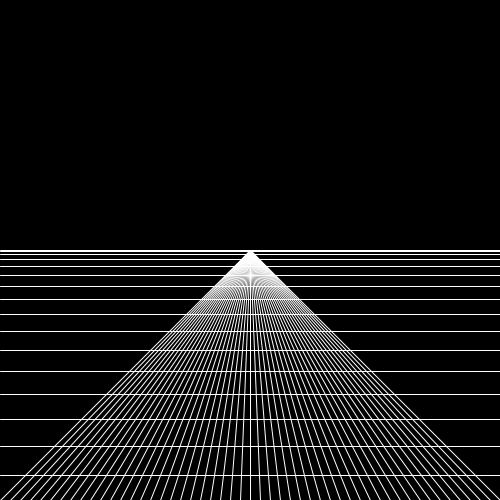
Frame 1 (no input)
Frame 60 (the mouse pressed at the canvas centre just before this capture): identical to frame 1, image omitted
Frame 120 (the mouse held since frame 60 and released just before this capture): identical to frame 1, image omitted

The Processing sketch that drew this single still picture (run headless with seeded random() and noise(); from frame 60 on, the mouse is pressed at the canvas centre):

// Processing sketch: LinesAndLoops
// ── LinesAndLoops.pde
void setup()
{
  size(500, 500);
  
  centX = width / 2;
  centY = height / 2;
  smooth();
}

int centX;
int centY;

void draw()
{
  background(0);
  stroke(255);
  /*
  int x = 50;
  while (x <= 300)
  {
    line(x, 50, x, 150);
    x += 50;
  }
  */
  
  for (int x = 0 ; x <= width ; x += 10)
  {
    line(x, height, centX, centY);
  }
  /*
  int x = 0;
  while (x <= width)
  {
    line(x, height, centX, centY);
    x += 10;
  }
  */
  int y = centY;
  int yInc = 1;
  while (y < height)
  {
    line(0, y, width, y);
    y += yInc;
    yInc += 2;
  }
  
  /*
  int count = 6;
  int i = 0;
  while (i < count)
  {
    int x = 50 + ((i++) * 50);
    line(x, 50, x, 150);    
  }
  */
  
  
  
  /*
  line(50, 50, 50, 150);
  line(100, 50, 100, 150);
  line(150, 50, 150, 150);
  line(200, 50, 200, 150);
  line(250, 50, 250, 150);
  line(300, 50, 300, 150);
   */ 
}
